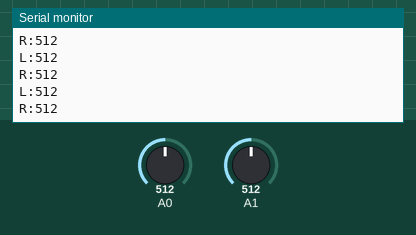
Bench run of a sketch on a simulated Arduino Uno, built with avr-gcc and run on an emulated ATmega328P. On the bench: the last lines printed to the serial monitor. The test bench sets the inputs (shaded band); at power-on: A0 = 512, A1 = 512.

Above: at 1.2 s.
1.3 s: A0 set to 716
At 2.12 s:
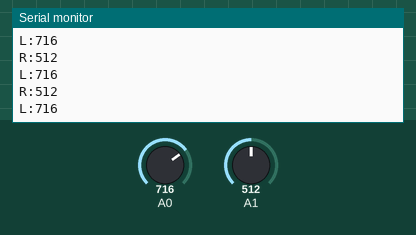
2.8 s: A1 set to 716
At 2.83 s:
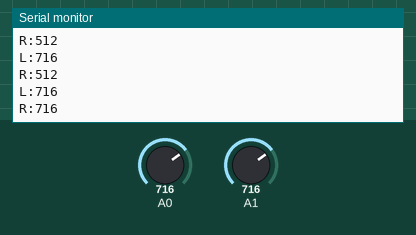
4.3 s: A0 set to 900
At 4.33 s:
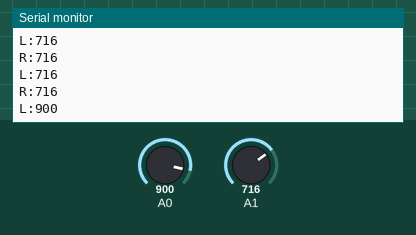
5.8 s: A1 set to 900
At 5.84 s:
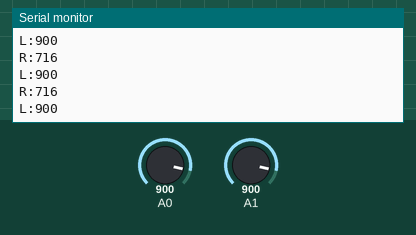
Timing chart, 0 to 8.3 s (numbered marks = the images above; inputs shaded):
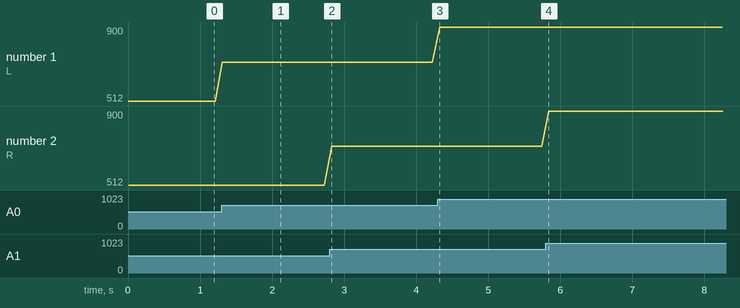

Measured:
- after the input at 1.3 s, the serial monitor: prints a new line at once (image 1)
- after the input at 2.8 s, the serial monitor: prints a new line at once (image 2)
- after the input at 4.3 s, the serial monitor: prints a new line at once (image 3)
- plotted number 1: 512 → 716 after the input at 1.3 s, 716 → 900 after the input at 4.3 s

The sketch:

lab2-1.ino
```cpp
void setup() {
  // put your setup code here, to run once:
    Serial.begin(9600);
}

void loop() {
  // put your main code here, to run repeatedly:
    int l,r;
    l=analogRead(0);
    r=analogRead(1);
    if(l>r){

    }
    else{

    }
    Serial.print("L:");
    Serial.println(l,DEC);
    Serial.print("R:");
    Serial.println(r,DEC);
    delay(100);
}
```
